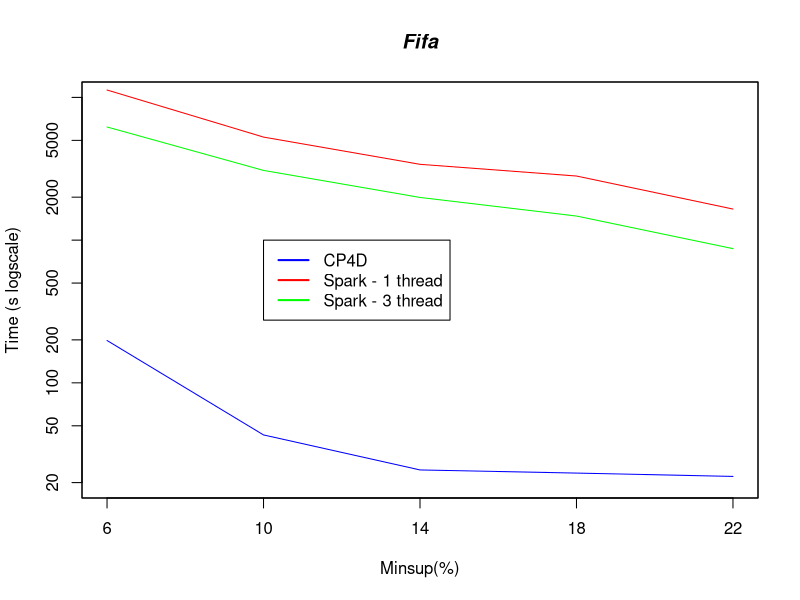

Recreate this plot in R.

#DATA
xLabel <- c("6", "10", "14", "18", "22")
x <- c(1:5)

cp4d <- c(197.944, 43.147, 24.529, 23.317, 22.095)
spark1 <- c(11266.373, 5270.773, 3396.916, 2812.601, 1650.616)
spark3 <- c(6203.094, 3078.165, 1990.103, 1474.381, 871.219)

#PLOT
plot(x,cp4d, log = "y", type="l", xlab="Minsup(%)", ylab="Time (s logscale)", col="blue", xaxt='n', ylim=c(20, 10000))
lines(x,spark1, col="red")
lines(x,spark3, col="green")

#Pretty up
title(main="Fifa", font.main=4)
legend(2, 1000, legend=c("CP4D", "Spark - 1 thread", "Spark - 3 thread"), lty=c(1,1),lwd=c(2,2), col=c("blue","red","green"))
axis(1, at=1:5, lab=xLabel)
box()
